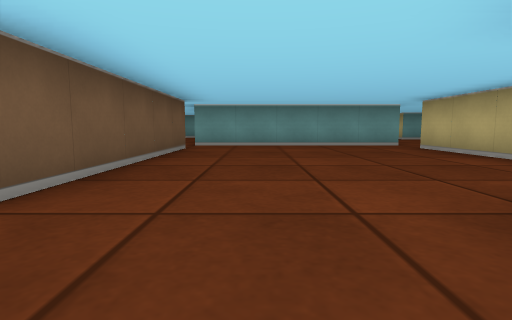
View 1 (above)

24 first-person views from a walk through a cub3D maze. The camera is about half as high as the walls, tilts 6° down and sees 80° across. The floor is counted in squares. Each view is taken from the middle of a square. On the plan, view 1 faces up. The plan holds only what a view shows up to about 9 squares ahead; the rest is blank.

View 2
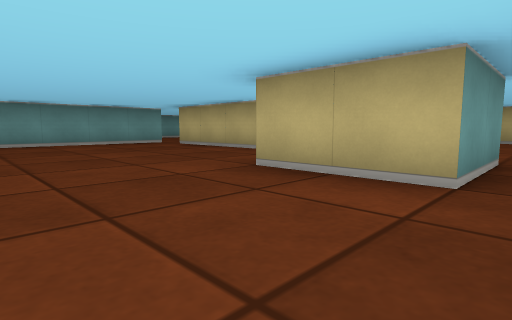

View 3
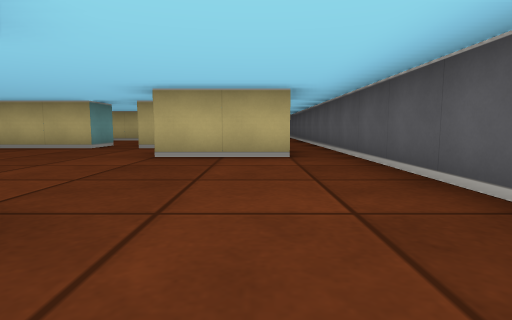

View 4
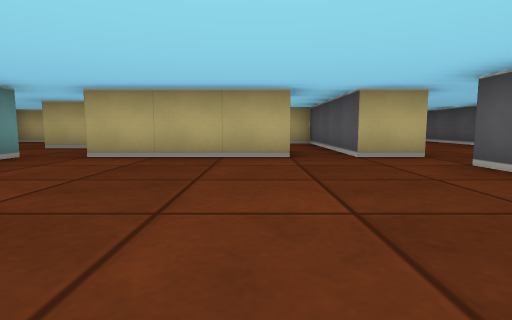

View 5
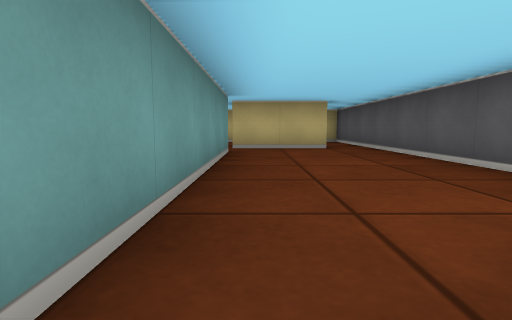

View 6
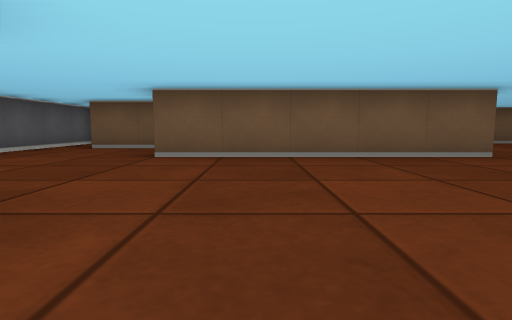

View 7
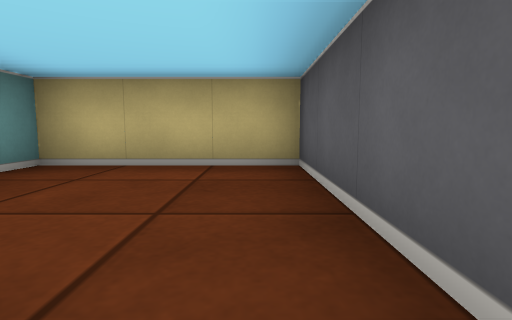

View 8
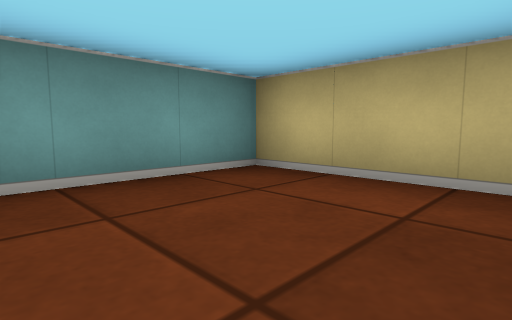

View 9
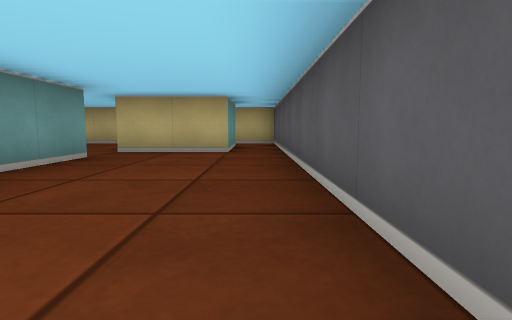

View 10
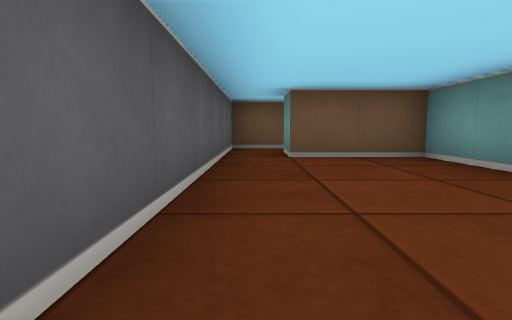

View 11
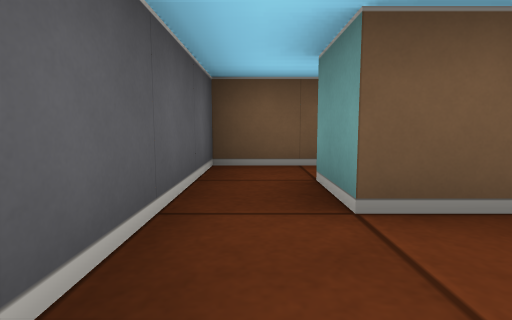

View 12
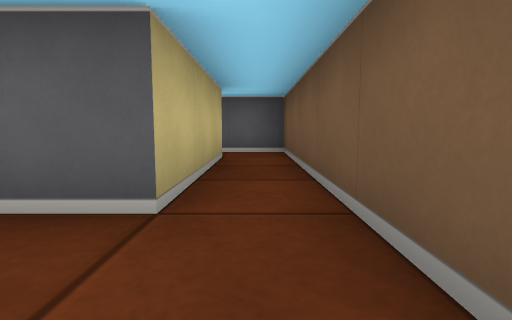

View 13
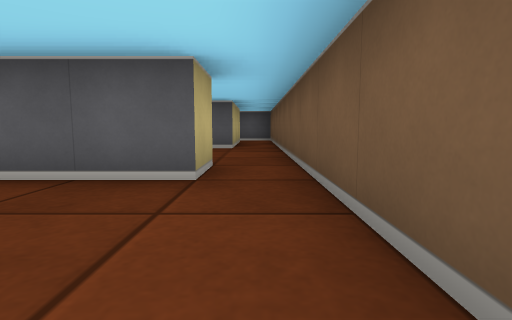

View 14
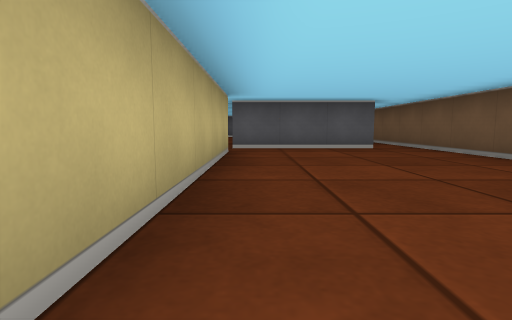

View 15
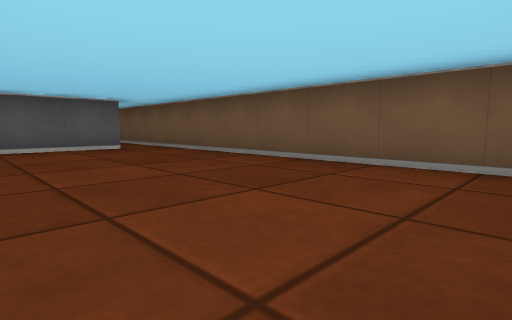

View 16
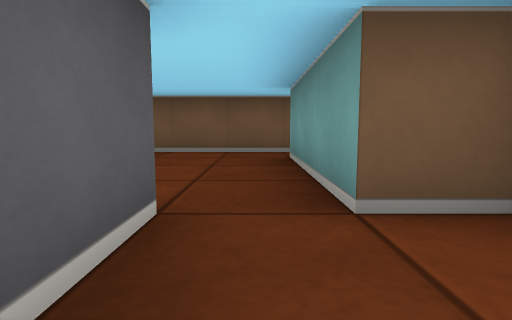

View 17
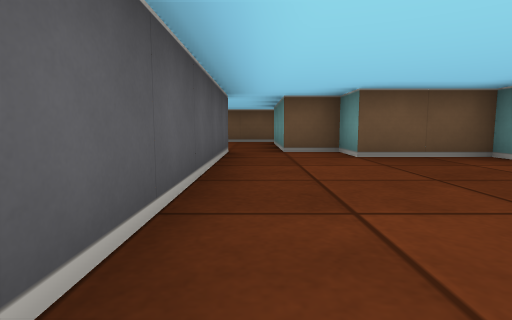

View 18
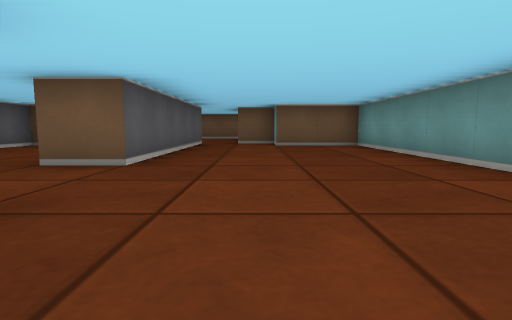

View 19
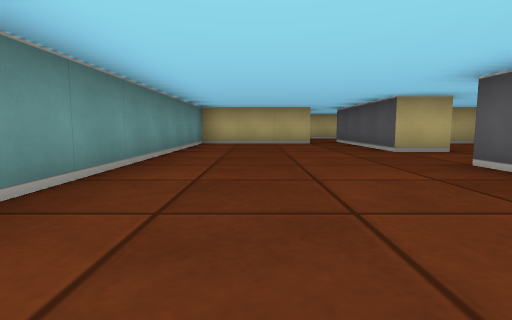

View 20
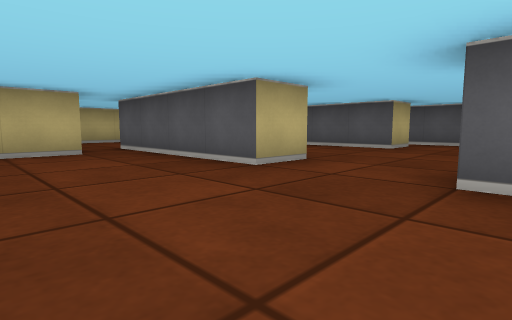

View 21
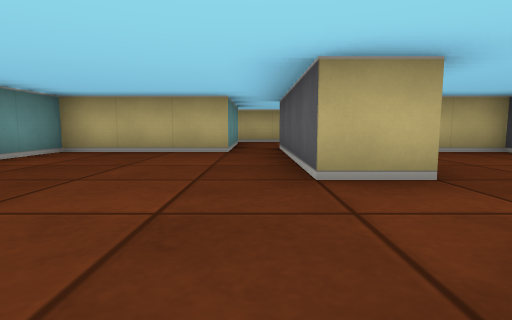

View 22
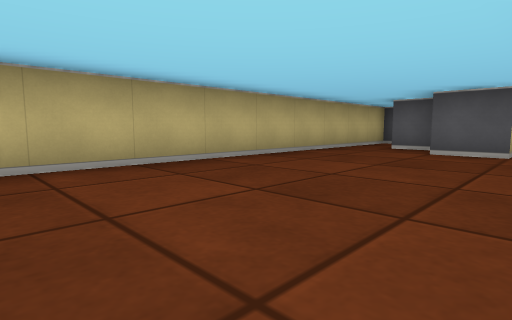

View 23
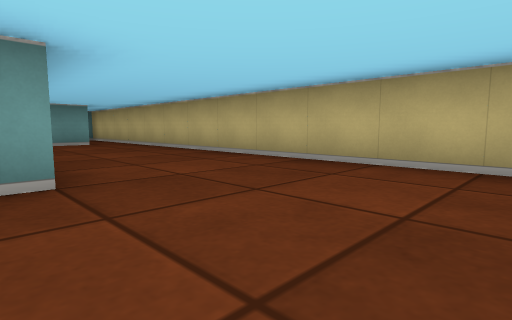

View 24
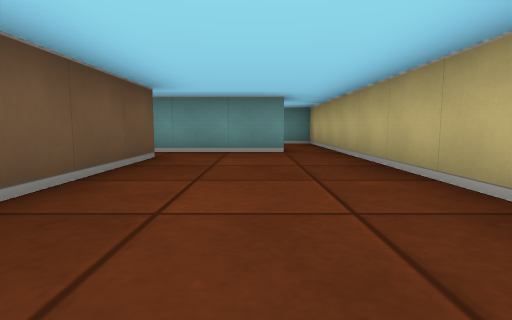

### Floor plan
Ten units are one square. View 1 is at (0, 0); x grows to the right and y downward. Boxes are objects, and circles mark ways between rooms. Rooms are numbered by the first view taken in them; rooms with no view inside come last. Other rooms are left out.
<svg viewBox="-60 -170 190 190">
<path fill="none" stroke="#000" d="M-19 -15 -35 -15 -35 5 -45 5M19 -15 25 -15M35 -35 35 -65M-15 -65 -15 -15M15 5 15 -15M35 -15 35 -25M36 -75 -15 -75M-45 15 15 15M45 -35 35 -35M35 -25 75 -25 75 -55 51 -55M35 5 15 5M85 -15 35 -15M15 15 115 15M115 5 95 5 95 -15M-45 -55 -45 -65M-45 5 -45 -25 -36 -25M-55 -64 -55 15 -45 15M-15 -75 -15 -125 -5 -125M-45 -65 -15 -65M-15 -135 -45 -135M-55 -136 -55 -64M55 -125 85 -125M85 -135 85 -165 -5 -165 -5 -145 -15 -145 -15 -135M-5 -125 35 -125M96 -75 91 -75M55 -75 55 -85M46 -65 59 -65M95 -15 105 -15M85 -125 95 -125 95 -98M108 -5 115 -5M116 -135 85 -135M115 15 125 15 125 -145M55 -114 55 -125M55 -85 85 -85 85 -98M35 -125 35 -115M-5 -85 5 -85"/>
<circle cx="40" cy="-30" r="3" fill="#2a7"/>
<circle cx="25" cy="10" r="3" fill="#2a7"/>
<circle cx="40" cy="-10" r="3" fill="#2a7"/>
<circle cx="-40" cy="10" r="3" fill="#2a7"/>
<circle cx="-10" cy="-70" r="3" fill="#2a7"/>
<circle cx="40" cy="-70" r="3" fill="#2a7"/>
<circle cx="105" cy="10" r="3" fill="#2a7"/>
<circle cx="90" cy="-10" r="3" fill="#2a7"/>
<circle cx="-50" cy="-60" r="3" fill="#2a7"/>
<circle cx="-10" cy="-130" r="3" fill="#2a7"/>
<circle cx="90" cy="-130" r="3" fill="#2a7"/>
<circle cx="45" cy="-120" r="3" fill="#2a7"/>
<circle cx="45" cy="-80" r="3" fill="#2a7"/>
<text x="0" y="-30">1</text>
<text x="60" y="-40">2</text>
<text x="60" y="0">3</text>
<text x="-40" y="-30">4</text>
<text x="-30" y="-100">5</text>
<text x="40" y="-140">6</text>
<text x="100" y="-70">7</text>
<text x="40" y="-100">8</text>
</svg>
Room 1 opens to room 2. Room 1 opens to room 3. Room 1 opens to room 4. Room 1 opens to room 5. Room 1 opens to room 7. Room 3 opens to room 7. Room 4 opens to room 5. Room 5 opens to room 6. Room 6 opens to room 7. Room 6 opens to room 8. Room 7 opens to room 8.

Where each view was taken, in squares from view 1:
view 1: 0 up, 0 right, facing up
view 2: 1 down, 1 left, facing up-right
view 3: 0 up, 3 left, facing right
view 4: 4 up, 1 left, facing right
view 5: 1 up, 3 right, facing right
view 6: 3 up, 3 right, facing left
view 7: 3 up, 4 right, facing right
view 8: 3 up, 5 right, facing up-right
view 9: 1 down, 4 right, facing right
view 10: 1 down, 1 right, facing left
view 11: 1 down, 2 left, facing left
view 12: 4 up, 5 left, facing down
view 13: 9 up, 5 left, facing down
view 14: 13 up, 2 left, facing down
view 15: 13 up, 2 left, facing down-left
view 16: 13 up, 0 right, facing left
view 17: 13 up, 4 right, facing left
view 18: 14 up, 7 right, facing left
view 19: 15 up, 0 right, facing right
view 20: 15 up, 3 right, facing down-right
view 21: 13 up, 3 right, facing right
view 22: 7 up, 9 right, facing down-right
view 23: 5 up, 9 right, facing up-right
view 24: 8 up, 11 right, facing up
